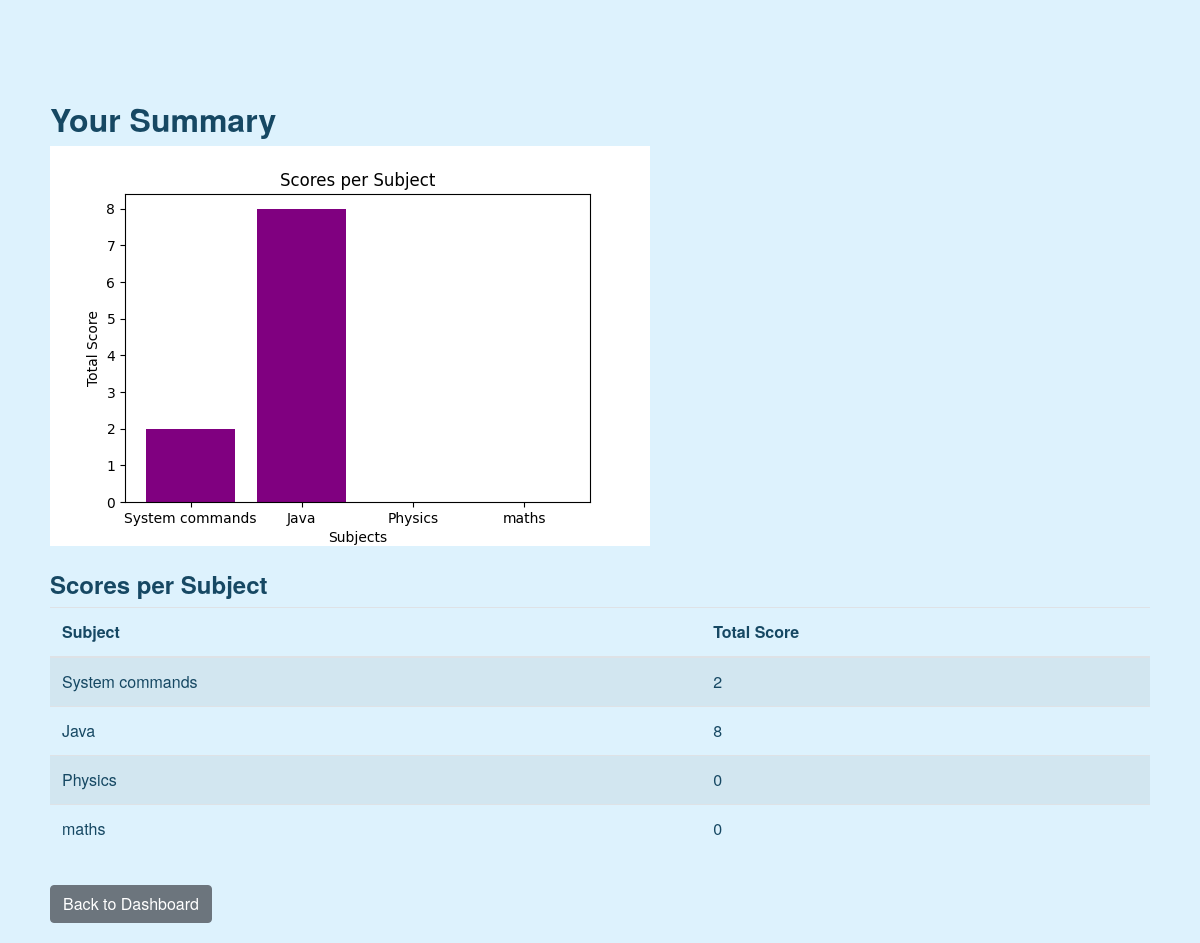
/user/summary (signed in), run on an earlier commit of the app's database.
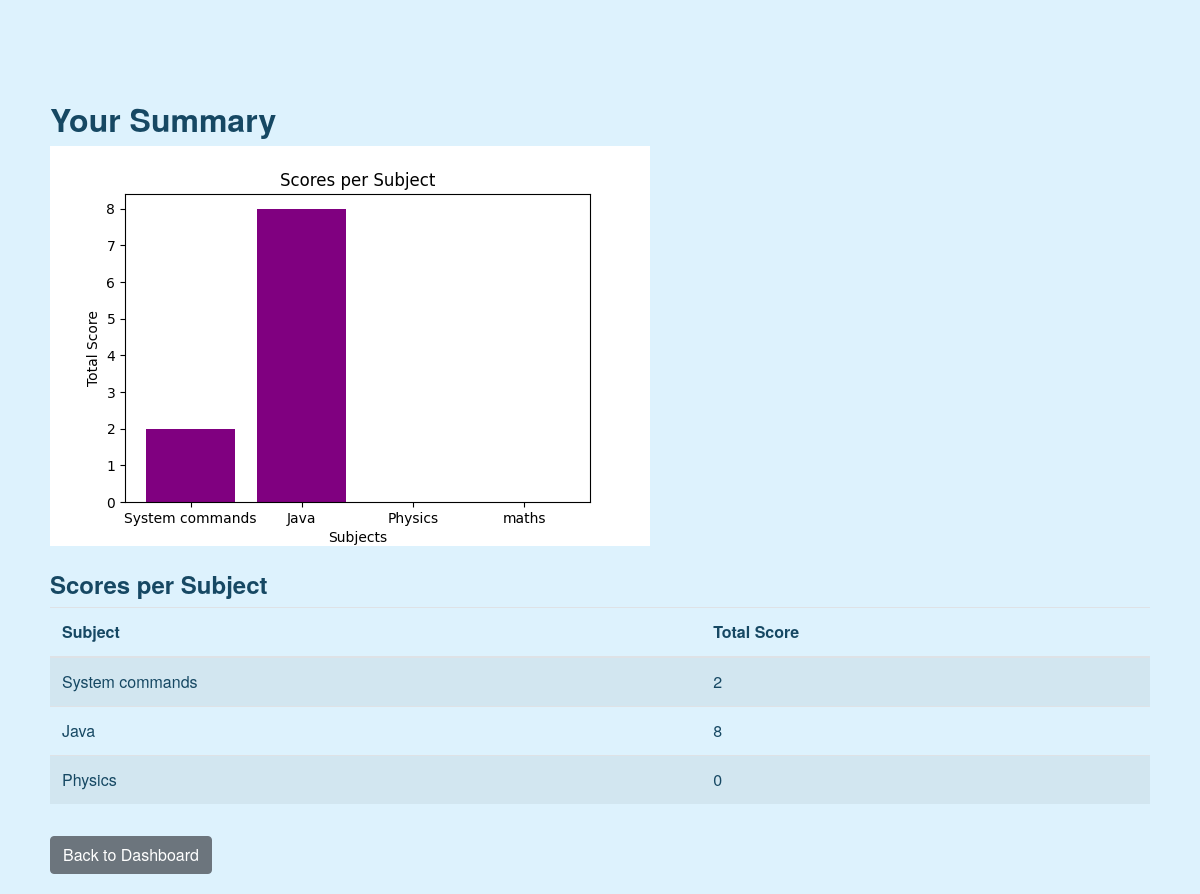
And on a later commit of the database.
### controllers/models.py (models this page shows, shortened)
class Subject(db.Model):
    __tablename__ = 'subjects'
    id = db.Column(db.Integer, primary_key=True)
    name = db.Column(db.String(100), unique=True, nullable=False)
    description = db.Column(db.Text)
    chapters = db.relationship('Chapter', backref='subject', lazy=True)#related data is loaded when accessed by chapter

### controllers/user_routes.py (the view)
    @app.route('/user/summary')
    def user_summary():
        if 'user_id' not in session:
            flash("Please log in first.", "warning")
            return redirect(url_for('login'))
        if session.get('role') == 'Admin':
            flash("Admins cannot access user summary.", "danger")
            return redirect(url_for('admin_dashboard'))
        user_id = session['user_id']
        subjects = Subject.query.all()
        subject_names = []
        total= []
        for sub in subjects:
            sum = 0
            for chap in sub.chapters:
                for quiz in chap.quizzes:
                    for i in quiz.scores:
                        if i.user_id == user_id:
                            sum += i.total_scored
            subject_names.append(sub.name)
            total.append(sum)
        plt.clf()
        fig, ax = plt.subplots(figsize=(6,4))
        ax.bar(subject_names, total, color='purple')
        ax.set_xlabel("Subjects")
        ax.set_ylabel("Total Score")
        ax.set_title("Scores per Subject")
        user_chartpath = 'static/user_summary.png'
        plt.savefig(user_chartpath)
        plt.close(fig)
        user_summary = []
        for i, subj_name in enumerate(subject_names):
            user_summary.append({'subject': subj_name,'score': total[i] })
        return render_template('user_summary.html', user_chart_path=user_chartpath,user_summary_data=user_summary)

### templates/user_summary.html (shortened to what this page needs)
{% extends 'base.html' %}
{% block content %}
<div class="container mt-4">
  <h2>Your Summary</h2>
  <div class="mb-4">
    <img src="{{ url_for('static', filename='user_summary.png') }}"
    alt="User Summary Chart" class="img-fluid">
  </div>
  <h4>Scores per Subject</h4>
  <table class="table table-striped">
    <thead>
      <tr>
        <th>Subject</th>
        <th>Total Score</th>
      </tr>
    </thead>
    <tbody>
      {% for row in user_summary_data %}
      <tr>
        <td>{{ row.subject }}</td>
        <td>{{ row.score }}</td>
      </tr>
      {% endfor %}
    </tbody>
  </table>
  <a href="{{ url_for('user_dashboard') }}" class="btn btn-secondary mt-3">Back to Dashboard</a>
</div>
{% endblock %}

What changed in the data, as far as the page shows it:
removed Subject: subject "maths", score "0"
